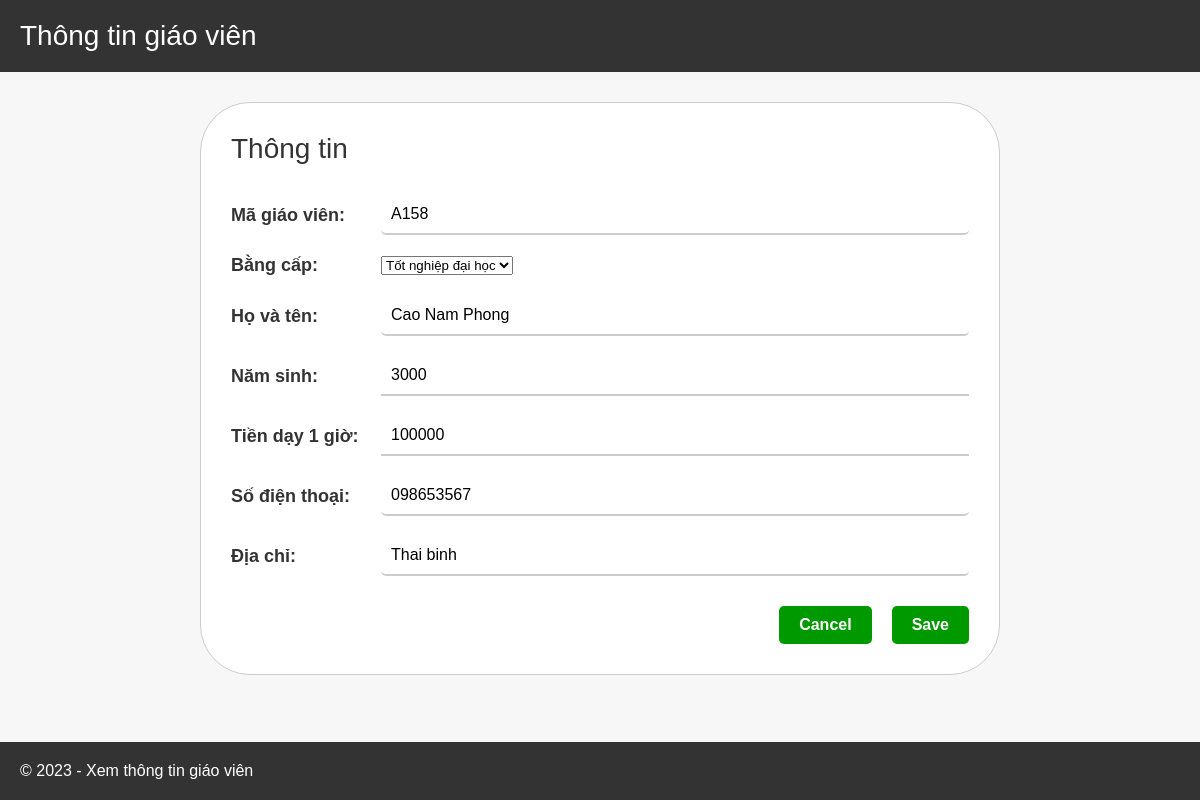
The page /update-teacher/4/ on the database its author committed.
### main_app/models.py (models this page shows, shortened)
class User(AbstractUser):
    full_name = models.CharField(max_length=200, null=False)
    teacher_id = models.CharField(max_length=6, null=False,unique=True)
    year_of_birth = models.IntegerField(null=False,blank=False)
    phone = models.CharField(max_length=10, null=False,unique=True )
    degree = models.FloatField(default=1.3, choices=PRIORITIES)
    salary_per_hour = models.IntegerField(default=100000)
    location = models.CharField(max_length=250,null=False,blank=False)
    USERNAME_FIELD = 'phone'
    REQUIRED_FIELDS = ['username']

### main_app/views.py (the view, shortened to what this page needs)
# urls.py: path('update-teacher/<int:pk>/', views.updateTeacher, name="update-teacher"),
def updateTeacher(request,pk):
    user = User.objects.get(id=pk)
    form = UserForm(instance=user)
    global mess
    mess = ''
    context = {'form': form, 'mess': mess}
    return render(request, 'modules/create_teacher.html', context)

### main_app/forms.py
class UserForm(ModelForm):
    class Meta:
        model = User
        fields = '__all__'
        exclude = ['username', 'email', '']

### main_app/templates/modules/create_teacher.html (shortened to what this page needs)
{% extends 'main.html' %}
{% block content %}
<main>
        <div class="teacher-form-container">
            <form method="POST" >
                <h2>Thông tin</h2>
                <div class="form-row">
                    <label for="teacher-code">Mã giáo viên:</label>
                    {{form.teacher_id}}
                </div>
                <div class="form-row">
                    <label for="teacher-degree">Bằng cấp:</label>
                    {{form.degree}}
                </div>
                <div class="form-row">
                    <label for="teacher-fullname">Họ và tên:</label>
                    {{form.full_name}}
                </div>
                <div class="form-row">
                    <label for="teacher-birthday">Năm sinh:</label>
                    {{form.year_of_birth}}
                </div>
                <div class="form-row">
                    <label for="teacher-pay">Tiền dạy 1 giờ:</label>
                    {{form.salary_per_hour}}
                </div>
                <div class="form-row">
                    <label for="teacher-phone">Số điện thoại:</label>
                    {{form.phone}}
                </div>
                <div class="form-row">
                    <label for="teacher-address">Địa chỉ:</label>
                    {{form.location}}
                </div>
                <div class="form-actions">
                    <a class="link-button cancel-btn" href="{% url 'home' %}">Cancel</a>
                    <button class="link-button save-btn" type="submit">Save</button>
                </div>
            </form>
        </div>
    </main>
{% endblock %}

### static/styles/style.css (style rules this page uses)
* { margin: 0; padding: 0; box-sizing: border-box; }
body { font-family: Arial, sans-serif; background-color: #F7F7F7; color: #333333; }
a { text-decoration: none; color: #333333; }
h1, h2, h3, h4, h5, h6 { margin: 0; font-weight: normal; }
h2 { font-size: 24px; }
main { padding: 20px; margin: 0; }
input[type="text"] { border: 1px solid #CCCCCC; border-radius: 5px; padding: 10px; flex: 1; }
button { border: none; background-color: transparent; cursor: pointer; font-size: 18px; margin-left: 10px; }
.teacher-form-container { width: 100%; max-width: 800px; margin: 0 auto; padding: 30px; border: 1px solid #cccccc; border-radius: 50px; background-color: #ffffff; margin-top: 10px; margin-bottom: 50px; }
.teacher-form-container h2 { font-size: 28px; margin-bottom: 30px; }
.form-row { display: flex; align-items: center; margin-bottom: 20px; }
.form-row label { flex-basis: 150px; font-size: 18px; font-weight: bold; }
.form-row input { flex: 1; padding: 10px; font-size: 16px; border: none; border-bottom: 2px solid #ccc; }
.form-actions { display: flex; justify-content: flex-end; margin-top: 30px; }
.form-actions button,.link-button { padding: 10px 20px; margin-left: 20px; font-size: 16px; font-weight: bold; color: #fff; background-color: #0080ff; border: none; border-radius: 5px; cursor: pointer; }
.form-actions .link-button { background-color: #009900; }
.form-actions button[type="submit"] { background-color: #009900; }
input:required { border-bottom: 2px solid #0080ff; }
input[type="number"] { width: 100%; }
.cancel-btn { background-color: #2C79FD; }

### rows shown on the page
User: teacher_id "A158", degree "Tốt nghiệp đại học", full_name "Cao Nam Phong", year_of_birth "3000", salary_per_hour "100000", phone "098653567", location "Thai binh"
